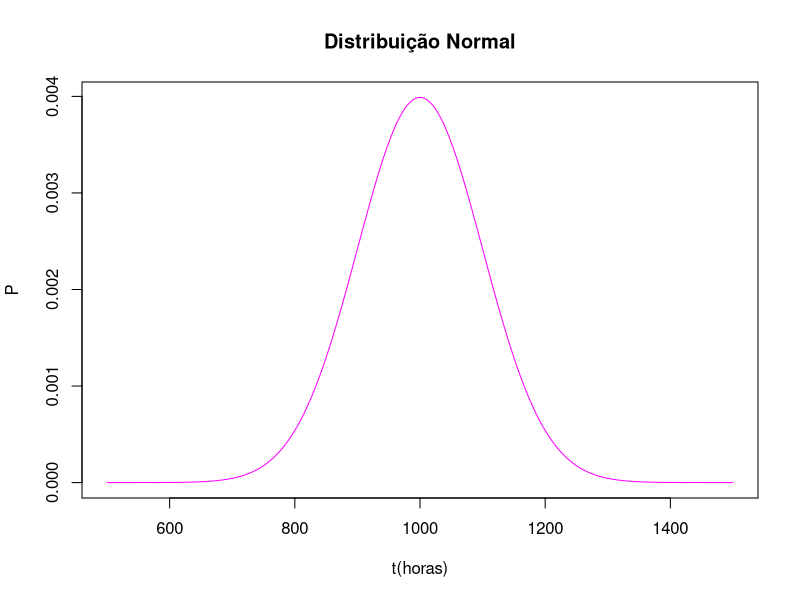

Reproduce this figure in R.
# questão 9 letra b

media <- 1000
desviopadrao <- 100
x <- seq(media-(5*desviopadrao),media+(5*desviopadrao),1)
y <- dnorm(x,mean = media,sd = desviopadrao)
plot(x, y,
     main="Distribuição Normal",
     ylab="P",
     xlab = "t(horas)",
     type="l",
     col="magenta")